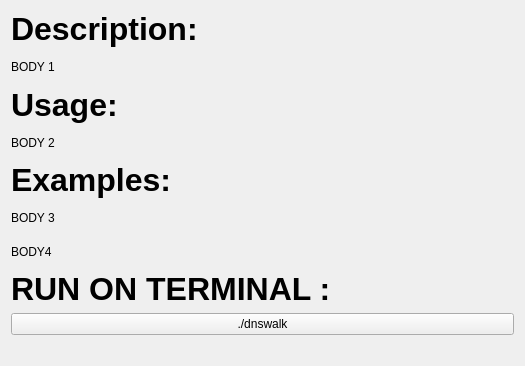
          <widget class="QWidget" name="scrollAreaWidgetContents_8">
           <property name="geometry">
            <rect>
             <x>0</x>
             <y>0</y>
             <width>525</width>
             <height>366</height>
            </rect>
           </property>
           <layout class="QGridLayout" name="gridLayout_7">
            <item row="8" column="0">
             <widget class="QPushButton" name="dnswalkButton">
              <property name="text">
               <string>./dnswalk</string>
              </property>
             </widget>
            </item>
            <item row="9" column="0">
             <spacer name="dnswalkVSpacer">
              <property name="orientation">
               <enum>Qt::Vertical</enum>
              </property>
              <property name="sizeType">
               <enum>QSizePolicy::Fixed</enum>
              </property>
              <property name="sizeHint" stdset="0">
               <size>
                <width>20</width>
                <height>20</height>
               </size>
              </property>
             </spacer>
            </item>
            <item row="7" column="0">
             <widget class="QLabel" name="dnswalkH4">
              <property name="font">
               <font>
                <pointsize>24</pointsize>
                <weight>75</weight>
                <bold>true</bold>
               </font>
              </property>
              <property name="text">
               <string>RUN ON TERMINAL :</string>
              </property>
             </widget>
            </item>
            <item row="5" column="0">
             <widget class="QLabel" name="dnswalkB3">
              <property name="text">
               <string>BODY 3</string>
              </property>
             </widget>
            </item>
            <item row="1" column="0">
             <widget class="QLabel" name="dnswalkB1">
              <property name="text">
               <string>BODY 1</string>
              </property>
             </widget>
            </item>
            <item row="2" column="0">
             <widget class="QLabel" name="dnswalkH2">
              <property name="font">
               <font>
                <pointsize>24</pointsize>
                <weight>75</weight>
                <bold>true</bold>
               </font>
              </property>
              <property name="text">
               <string>Usage:</string>
              </property>
             </widget>
            </item>
            <item row="0" column="0">
             <widget class="QLabel" name="dnswalkH1">
              <property name="font">
               <font>
                <pointsize>24</pointsize>
                <weight>75</weight>
                <bold>true</bold>
               </font>
              </property>
              <property name="text">
               <string>Description:</string>
              </property>
             </widget>
            </item>
            <item row="3" column="0">
             <widget class="QLabel" name="dnswalkB2">
              <property name="text">
               <string>BODY 2</string>
              </property>
             </widget>
            </item>
            <item row="4" column="0">
             <widget class="QLabel" name="dnswalkH3">
              <property name="font">
               <font>
                <pointsize>24</pointsize>
                <weight>75</weight>
                <bold>true</bold>
               </font>
              </property>
              <property name="text">
               <string>Examples:</string>
              </property>
             </widget>
            </item>
            <item row="6" column="0">
             <widget class="QLabel" name="dnswalkB4">
              <property name="text">
               <string>BODY4</string>
              </property>
             </widget>
            </item>
           </layout>
          </widget>
